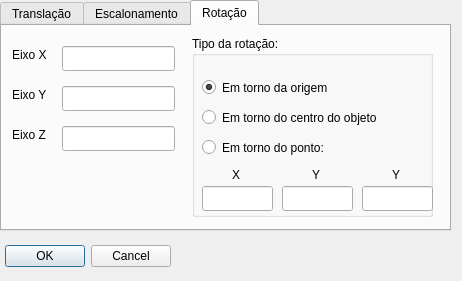
<?xml version="1.0" encoding="UTF-8"?>
<ui version="4.0">
 <class>Dialog</class>
 <widget class="QDialog" name="Dialog">
  <property name="geometry">
   <rect>
    <x>0</x>
    <y>0</y>
    <width>462</width>
    <height>281</height>
   </rect>
  </property>
  <property name="windowTitle">
   <string>Dialog</string>
  </property>
  <widget class="QDialogButtonBox" name="buttonBox">
   <property name="geometry">
    <rect>
     <x>0</x>
     <y>240</y>
     <width>171</width>
     <height>32</height>
    </rect>
   </property>
   <property name="orientation">
    <enum>Qt::Horizontal</enum>
   </property>
   <property name="standardButtons">
    <set>QDialogButtonBox::Cancel|QDialogButtonBox::Ok</set>
   </property>
  </widget>
  <widget class="QTabWidget" name="tabWidget">
   <property name="geometry">
    <rect>
     <x>0</x>
     <y>0</y>
     <width>451</width>
     <height>231</height>
    </rect>
   </property>
   <property name="currentIndex">
    <number>2</number>
   </property>
   <widget class="QWidget" name="transTab_2">
    <attribute name="title">
     <string>Translação</string>
    </attribute>
    <widget class="QLineEdit" name="transX">
     <property name="geometry">
      <rect>
       <x>30</x>
       <y>20</y>
       <width>113</width>
       <height>25</height>
      </rect>
     </property>
    </widget>
    <widget class="QLineEdit" name="transY">
     <property name="geometry">
      <rect>
       <x>30</x>
       <y>60</y>
       <width>113</width>
       <height>25</height>
      </rect>
     </property>
    </widget>
    <widget class="QLabel" name="label_7">
     <property name="geometry">
      <rect>
       <x>10</x>
       <y>20</y>
       <width>16</width>
       <height>17</height>
      </rect>
     </property>
     <property name="text">
      <string>X</string>
     </property>
    </widget>
    <widget class="QLabel" name="label_8">
     <property name="geometry">
      <rect>
       <x>10</x>
       <y>60</y>
       <width>16</width>
       <height>17</height>
      </rect>
     </property>
     <property name="text">
      <string>Y</string>
     </property>
    </widget>
    <widget class="QLabel" name="label_9">
     <property name="geometry">
      <rect>
       <x>10</x>
       <y>100</y>
       <width>16</width>
       <height>17</height>
      </rect>
     </property>
     <property name="text">
      <string>Z</string>
     </property>
    </widget>
    <widget class="QLineEdit" name="transZ">
     <property name="geometry">
      <rect>
       <x>30</x>
       <y>100</y>
       <width>113</width>
       <height>25</height>
      </rect>
     </property>
    </widget>
   </widget>
   <widget class="QWidget" name="escTab_2">
    <attribute name="title">
     <string>Escalonamento</string>
    </attribute>
    <widget class="QLabel" name="label_10">
     <property name="geometry">
      <rect>
       <x>10</x>
       <y>20</y>
       <width>16</width>
       <height>17</height>
      </rect>
     </property>
     <property name="text">
      <string>X</string>
     </property>
    </widget>
    <widget class="QLineEdit" name="escX">
     <property name="geometry">
      <rect>
       <x>40</x>
       <y>20</y>
       <width>113</width>
       <height>25</height>
      </rect>
     </property>
    </widget>
    <widget class="QLabel" name="label_11">
     <property name="geometry">
      <rect>
       <x>10</x>
       <y>70</y>
       <width>16</width>
       <height>17</height>
      </rect>
     </property>
     <property name="text">
      <string>Y</string>
     </property>
    </widget>
    <widget class="QLineEdit" name="escY">
     <property name="geometry">
      <rect>
       <x>40</x>
       <y>70</y>
       <width>113</width>
       <height>25</height>
      </rect>
     </property>
    </widget>
    <widget class="QLabel" name="label_15">
     <property name="geometry">
      <rect>
       <x>10</x>
       <y>110</y>
       <width>16</width>
       <height>17</height>
      </rect>
     </property>
     <property name="text">
      <string>Y</string>
     </property>
    </widget>
    <widget class="QLineEdit" name="escZ">
     <property name="geometry">
      <rect>
       <x>40</x>
       <y>110</y>
       <width>113</width>
       <height>25</height>
      </rect>
     </property>
    </widget>
   </widget>
   <widget class="QWidget" name="rotTab_2">
    <attribute name="title">
     <string>Rotação</string>
    </attribute>
    <widget class="QLabel" name="label_12">
     <property name="geometry">
      <rect>
       <x>10</x>
       <y>20</y>
       <width>51</width>
       <height>17</height>
      </rect>
     </property>
     <property name="text">
      <string>Eixo X</string>
     </property>
    </widget>
    <widget class="QLineEdit" name="rotX">
     <property name="geometry">
      <rect>
       <x>60</x>
       <y>20</y>
       <width>113</width>
       <height>25</height>
      </rect>
     </property>
    </widget>
    <widget class="QGroupBox" name="groupBox_2">
     <property name="geometry">
      <rect>
       <x>190</x>
       <y>10</y>
       <width>241</width>
       <height>181</height>
      </rect>
     </property>
     <property name="title">
      <string>Tipo da rotação:</string>
     </property>
     <widget class="QRadioButton" name="rotOrigem">
      <property name="geometry">
       <rect>
        <x>10</x>
        <y>40</y>
        <width>171</width>
        <height>23</height>
       </rect>
      </property>
      <property name="text">
       <string>Em torno da origem</string>
      </property>
      <property name="checked">
       <bool>true</bool>
      </property>
     </widget>
     <widget class="QRadioButton" name="rotObject">
      <property name="geometry">
       <rect>
        <x>10</x>
        <y>70</y>
        <width>221</width>
        <height>23</height>
       </rect>
      </property>
      <property name="text">
       <string>Em torno do centro do objeto</string>
      </property>
     </widget>
     <widget class="QRadioButton" name="rotPoint">
      <property name="geometry">
       <rect>
        <x>10</x>
        <y>100</y>
        <width>161</width>
        <height>23</height>
       </rect>
      </property>
      <property name="text">
       <string>Em torno do ponto:</string>
      </property>
     </widget>
     <widget class="QLabel" name="label_13">
      <property name="geometry">
       <rect>
        <x>40</x>
        <y>130</y>
        <width>16</width>
        <height>17</height>
       </rect>
      </property>
      <property name="text">
       <string>X</string>
      </property>
     </widget>
     <widget class="QLabel" name="label_14">
      <property name="geometry">
       <rect>
        <x>120</x>
        <y>130</y>
        <width>16</width>
        <height>17</height>
       </rect>
      </property>
      <property name="text">
       <string>Y</string>
      </property>
     </widget>
     <widget class="QLineEdit" name="rotPointX">
      <property name="geometry">
       <rect>
        <x>10</x>
        <y>150</y>
        <width>71</width>
        <height>25</height>
       </rect>
      </property>
     </widget>
     <widget class="QLineEdit" name="rotPointY">
      <property name="geometry">
       <rect>
        <x>90</x>
        <y>150</y>
        <width>71</width>
        <height>25</height>
       </rect>
      </property>
     </widget>
     <widget class="QLineEdit" name="rotPointZ">
      <property name="geometry">
       <rect>
        <x>170</x>
        <y>150</y>
        <width>71</width>
        <height>25</height>
       </rect>
      </property>
      <property name="text">
       <string/>
      </property>
     </widget>
     <widget class="QLabel" name="label_18">
      <property name="geometry">
       <rect>
        <x>200</x>
        <y>130</y>
        <width>16</width>
        <height>17</height>
       </rect>
      </property>
      <property name="text">
       <string>Y</string>
      </property>
     </widget>
    </widget>
    <widget class="QLineEdit" name="rotY">
     <property name="geometry">
      <rect>
       <x>60</x>
       <y>60</y>
       <width>113</width>
       <height>25</height>
      </rect>
     </property>
    </widget>
    <widget class="QLabel" name="label_16">
     <property name="geometry">
      <rect>
       <x>10</x>
       <y>60</y>
       <width>51</width>
       <height>17</height>
      </rect>
     </property>
     <property name="text">
      <string>Eixo Y</string>
     </property>
    </widget>
    <widget class="QLabel" name="label_17">
     <property name="geometry">
      <rect>
       <x>10</x>
       <y>100</y>
       <width>51</width>
       <height>17</height>
      </rect>
     </property>
     <property name="text">
      <string>Eixo Z</string>
     </property>
    </widget>
    <widget class="QLineEdit" name="rotZ">
     <property name="geometry">
      <rect>
       <x>60</x>
       <y>100</y>
       <width>113</width>
       <height>25</height>
      </rect>
     </property>
    </widget>
   </widget>
  </widget>
 </widget>
 <resources/>
 <connections>
  <connection>
   <sender>buttonBox</sender>
   <signal>accepted()</signal>
   <receiver>Dialog</receiver>
   <slot>accept()</slot>
   <hints>
    <hint type="sourcelabel">
     <x>248</x>
     <y>254</y>
    </hint>
    <hint type="destinationlabel">
     <x>157</x>
     <y>274</y>
    </hint>
   </hints>
  </connection>
  <connection>
   <sender>buttonBox</sender>
   <signal>rejected()</signal>
   <receiver>Dialog</receiver>
   <slot>reject()</slot>
   <hints>
    <hint type="sourcelabel">
     <x>316</x>
     <y>260</y>
    </hint>
    <hint type="destinationlabel">
     <x>286</x>
     <y>274</y>
    </hint>
   </hints>
  </connection>
 </connections>
</ui>
